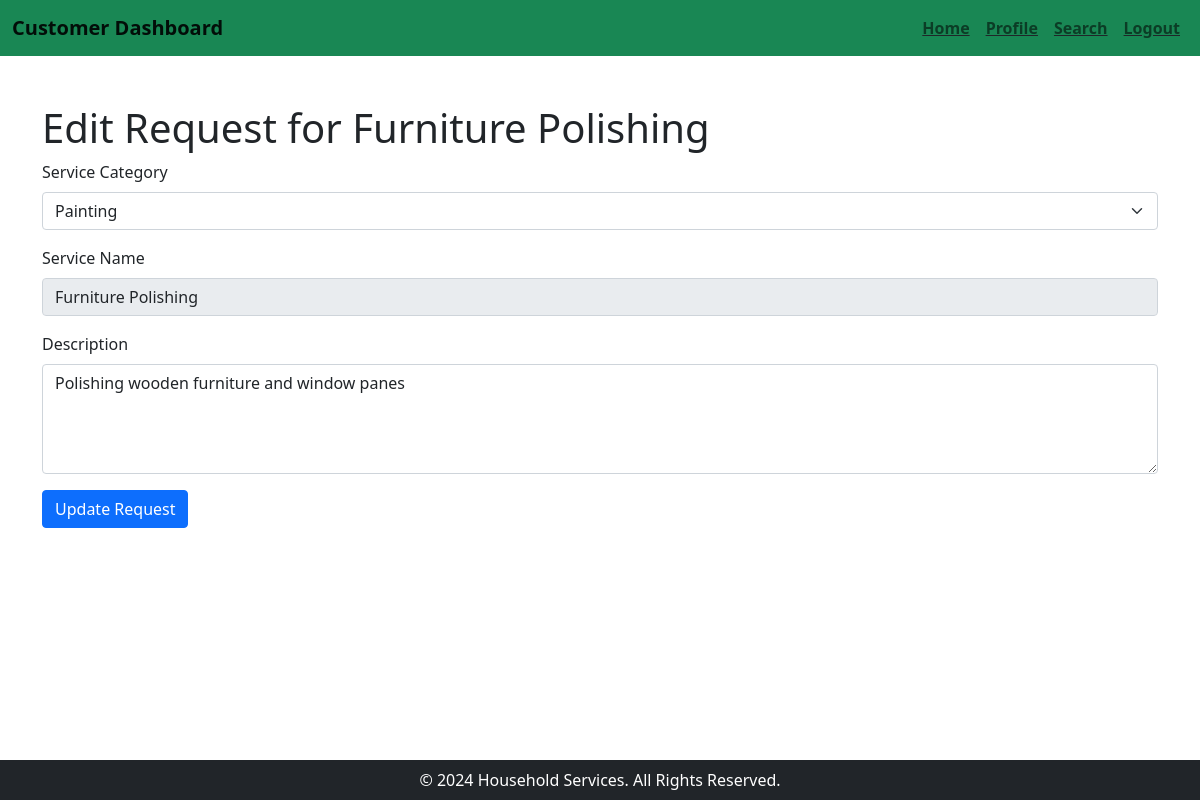
The app's page /customer_dashboard/edit_request/40 (signed in) with its own data.
### tables this page shows
CREATE TABLE services (
                id INTEGER PRIMARY KEY AUTOINCREMENT,
                service_category TEXT NOT NULL,
                service_name TEXT UNIQUE NOT NULL,
                service_description TEXT NOT NULL,
                base_price REAL NOT NULL,
                time_required TEXT NOT NULL
            );

CREATE TABLE requests (
                id INTEGER PRIMARY KEY AUTOINCREMENT,
                service_id INTEGER NOT NULL,
                customer_id INTEGER NOT NULL,
                professional_id INTEGER,
                status TEXT DEFAULT 'pending' CHECK (status IN('pending', 'accepted', 'closed', 'rejected')),
                description TEXT,
                date_created TEXT DEFAULT CURRENT_TIMESTAMP,
                rating INTEGER CHECK (rating >= 1 AND rating <= 5), 
                reviews TEXT, 
                timestamp DATETIME, 
                FOREIGN KEY(service_id) REFERENCES services(id),
                FOREIGN KEY(customer_id) REFERENCES users(id),
                FOREIGN KEY(professional_id) REFERENCES users(id)
            );

### app.py (the view)
@app.route("/customer_dashboard/edit_request/<int:request_id>", methods=["GET", "POST"])
@login_required
def edit_request(request_id):
    if isAuthorized(current_user,"CUSTOMER")==False:
        abort(403)
    if isBlocked(current_user):
        return render_template("blocked_page.html")
    customer_id=current_user.id
    if request.method == "POST":
        service_description = request.form["description"]
        conn = get_db_connection()
        cursor = conn.cursor()
        cursor.execute(
            """
            UPDATE requests
            SET description = ?
            WHERE id = ?
        """,
            (service_description, request_id),
        )
        conn.commit()
        conn.close()
        return redirect(
            url_for("customer_dashboard")
        )  # Redirect to the customer dashboard
    else:
        customer_id=current_user.id
        conn = get_db_connection()
        cursor = conn.cursor()
        cursor.execute("""SELECT r.id, s.service_name, s.service_category, r.description
                FROM requests r
                JOIN services s ON r.service_id = s.id
                WHERE r.customer_id = ? and r.id=?""", (customer_id,request_id))
        request_details = cursor.fetchone()
        conn.close()
        req={"id":request_details[0], "service_name":request_details[1] ,"service_category":request_details[2],"description":request_details[3]}
        print(req)
        return render_template("edit_request.html", request=req)

### app.py (called while the page is built)
@login_manager.user_loader
def load_user(user_id):
    conn=sqlite3.connect('users.db')
    cursor=conn.cursor()
    cursor.execute("Select id, email, role, approval from users where id=?",(user_id,))
    user=cursor.fetchone()
    conn.close()
    if user:
        return User(user[0], user[1], user[2], user[3])
    return None

def isAuthorized(user, role):
    if user.role!=ROLE[role]:
        return False
    return True

def isBlocked(user):
    if user.status=="BLOCKED":
        return True
    return False

def get_db_connection():
    conn = sqlite3.connect(DATABASE)
    conn.row_factory = sqlite3.Row
    return conn

### templates/edit_request.html (shortened to what this page needs)
<!DOCTYPE html>
<html lang="en">
<head>
    <link href="https://cdn.jsdelivr.net/npm/bootstrap@5.1.3/dist/css/bootstrap.min.css" rel="stylesheet">
</head>
<body class="d-flex flex-column min-vh-100">
<nav class="navbar navbar-expand-lg navbar-light bg-success">
    <div class="container-fluid">
        <a class="navbar-brand fw-bold" href="/customer_dashboard">Customer Dashboard</a>
        <div class="collapse navbar-collapse" id="navbarNav">
            <ul class="navbar-nav ms-auto">
                <li class="nav-item fw-bold text-decoration-underline"><a class="nav-link" href="/">Home</a></li>
                <li class="nav-item fw-bold text-decoration-underline"><a class="nav-link" href="/customer_dashboard/profile">Profile</a></li>
                <li class="nav-item fw-bold text-decoration-underline"><a class="nav-link" href="/customer_dashboard/search">Search</a></li>
                <li class="nav-item fw-bold text-decoration-underline"><a class="nav-link" href="/login">Logout</a></li>
            </ul>
        </div>
    </div>
</nav>
<div class="container mt-5 flex-grow-1">
    <h1>Edit Request for {{ request.service_name }}</h1>
    <form action="/customer_dashboard/edit_request/{{request.id}}" method="post">
        <div class="mb-3">
            <label for="service_category" class="form-label">Service Category</label>
            <select class="form-select" id="service_category" name="service_category" required>
                <option value="{{ request.service_category }}" selected>{{ request.service_category }}</option>
            </select>
        </div>
        <div class="mb-3">
            <label for="service_name" class="form-label">Service Name</label>
            <input value="{{request.service_name}}" disabled type="text" class="form-control" id="service_name" name="service_name" placeholder="Enter the service type" required>
        </div>
        <div class="mb-3">
            <label for="description" class="form-label">Description</label>
            <textarea name="description" class="form-control" id="description" placeholder="Enter request description" rows="4">{{request.description}}</textarea>
        </div>
        <button type="submit" class="btn btn-primary">Update Request</button>
    </form>
</div>
<footer class="bg-dark text-white text-center py-2 mt-auto">
    <p class="mb-0">&copy; 2024 Household Services. All Rights Reserved.</p>
</footer>
</body>
</html>

### records on screen
services: service_name "Furniture Polishing", service_category "Painting"
requests: description "Polishing wooden furniture and window panes"
